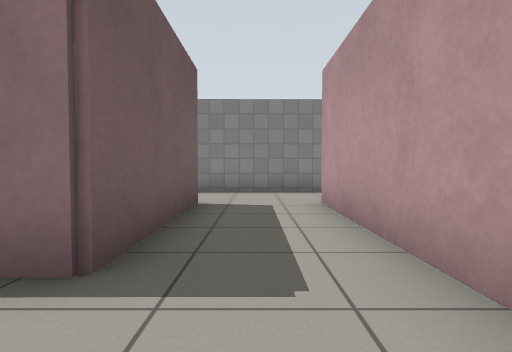
view 1 (above)

24 first-person views from a walk through a Gazebo world. The camera is 0.72 m above the floor, tilts 2° down and sees 80° across. The floor is counted in squares, 1 m on a side. Each view is taken from the middle of a square. On the plan, view 1 faces up. The plan holds only what a view shows up to about 10 squares ahead; the rest is blank. Gazebo's built-in surfaces are drawn with simple patterns.

view 2
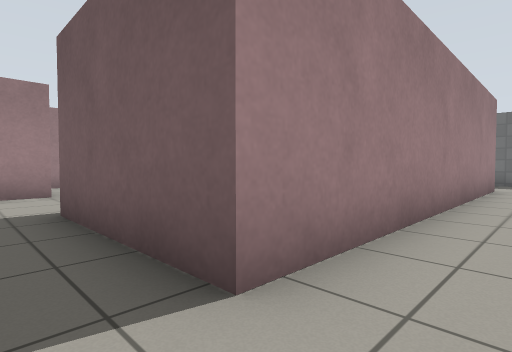

view 3
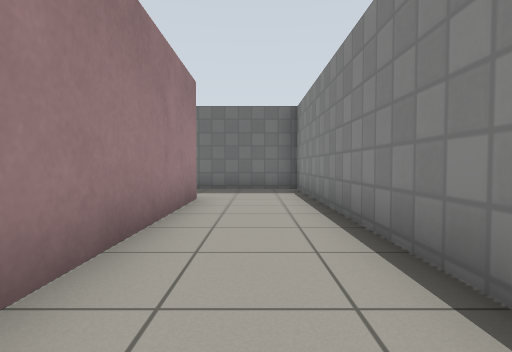

view 4
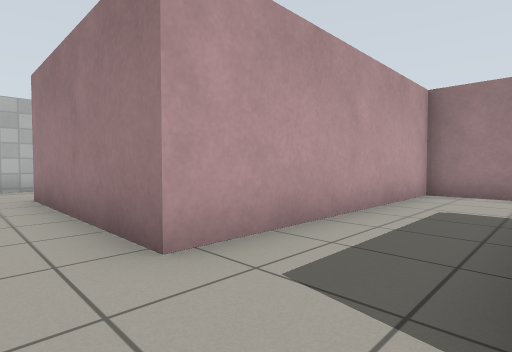

view 5
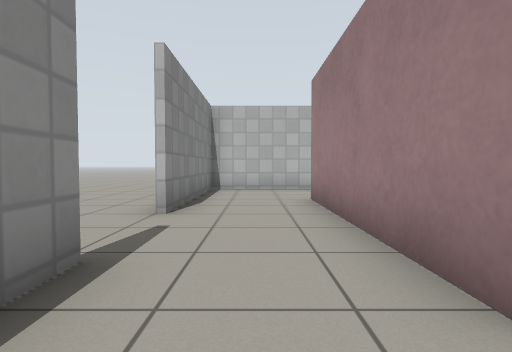

view 6
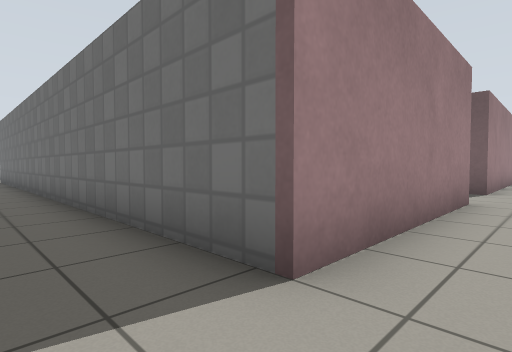

view 7
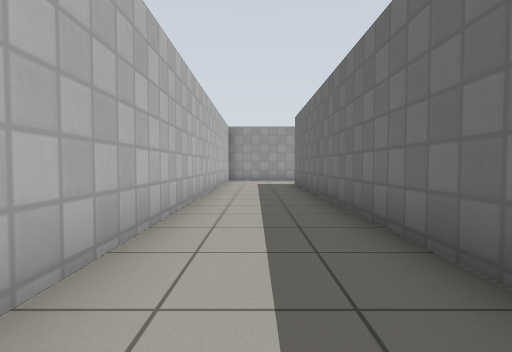

view 8
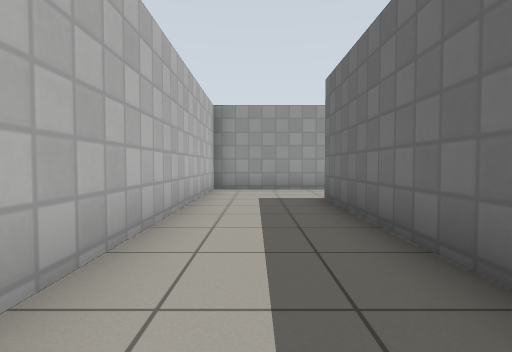

view 9
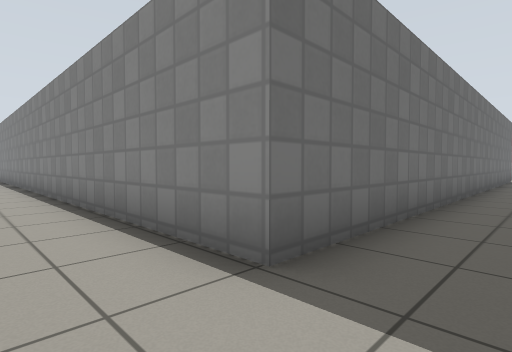

view 10
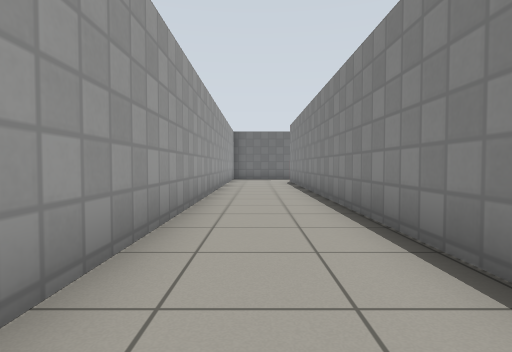

view 11
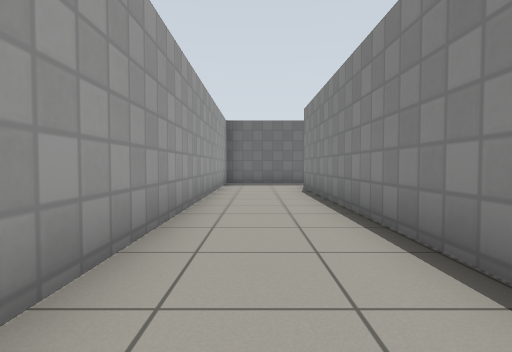

view 12
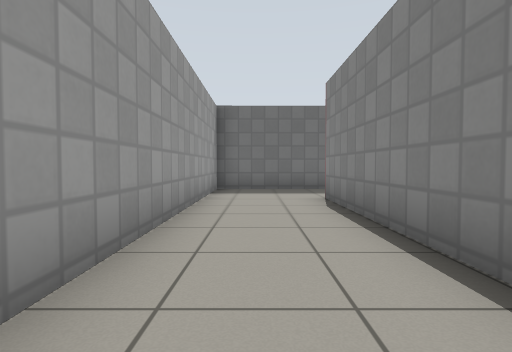

view 13
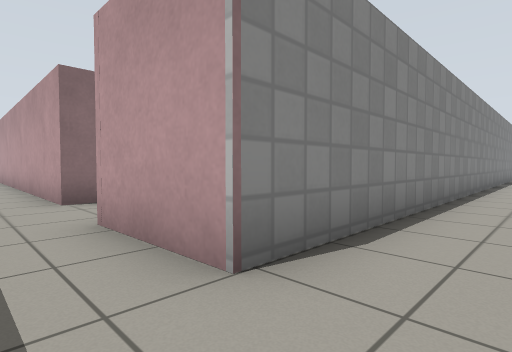

view 14
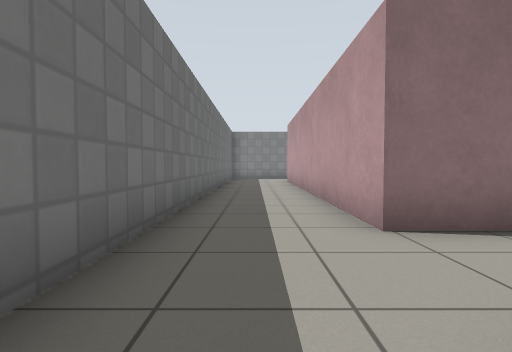

view 15
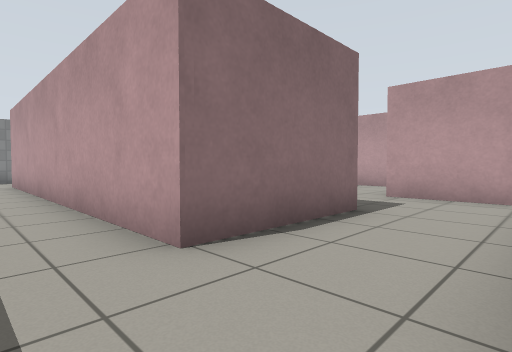

view 16
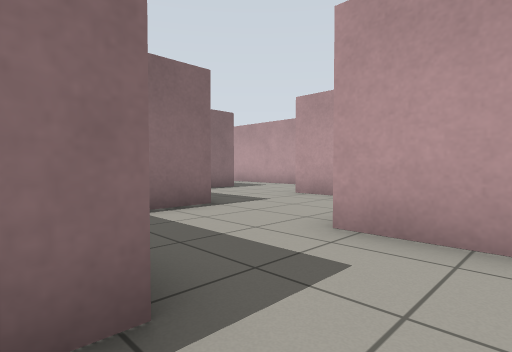

view 17
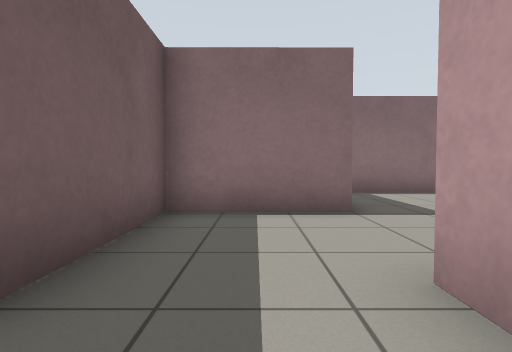

view 18
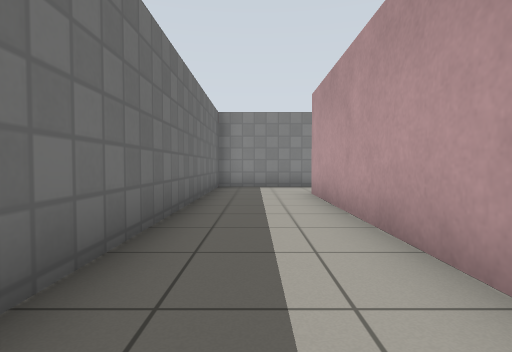

view 19
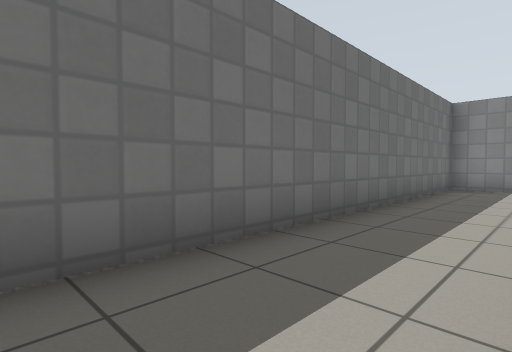

view 20
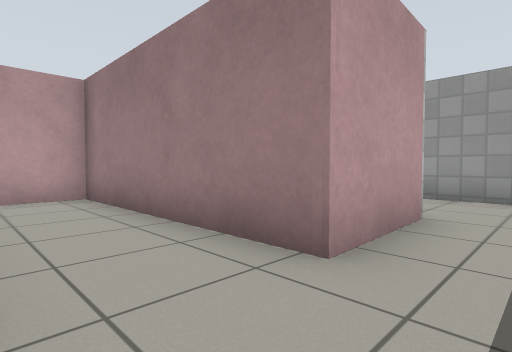

view 21
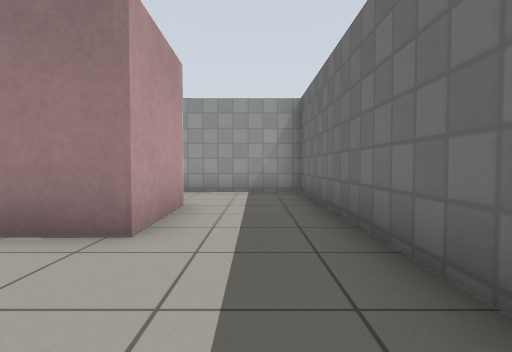

view 22
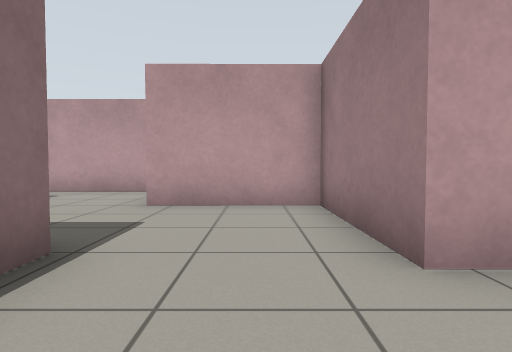

view 23
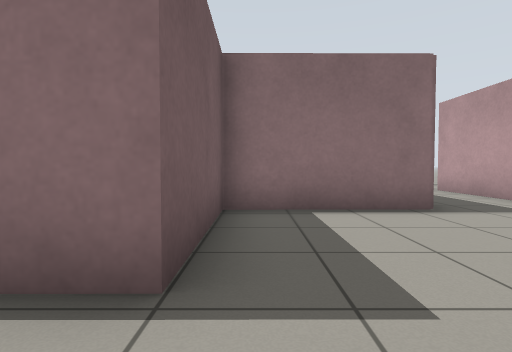

view 24
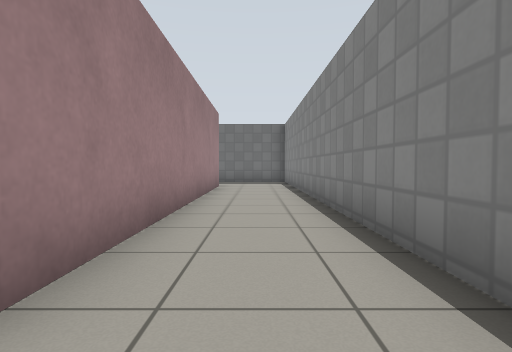

### Floor plan
Ten units are one square. View 1 is at (0, 0); x grows to the right and y downward. Boxes are objects, and circles mark ways between rooms. Rooms are numbered by the first view taken in them; rooms with no view inside come last. Other rooms are left out.
<svg viewBox="-138 -88 236 215">
<path fill="none" stroke="#000" d="M-45 13 -74 13 -74 47 -106 47 -106 -57 -11 -58 -11 -19 -45 -19 -45 13M46 -58 65 -58 66 94 -106 95 -106 70 -49 70 -49 42 -16 42 -16 11 13 10 12 -58 24 -58M23 -83 -133 -83 -132 122 17 121M59 121 93 121 92 -6M92 -52 92 -83 44 -83M24 -58 46 -58"/>
<circle cx="20" cy="-70" r="3" fill="#2a7"/>
<circle cx="55" cy="-70" r="3" fill="#2a7"/>
<text x="-30" y="20">1</text>
<text x="30" y="-80">2</text>
</svg>
Room 1 opens to room 2.

Where each view was taken, in squares from view 1:
view 1: 0 up, 0 right, facing up
view 2: 7 up, 0 right, facing down-left
view 3: 7 up, 4 left, facing left
view 4: 7 up, 1 left, facing down-right
view 5: 7 up, 0 right, facing right
view 6: 7 up, 8 right, facing down-left
view 7: 2 up, 8 right, facing down
view 8: 3 down, 8 right, facing down
view 9: 11 down, 8 right, facing up-left
view 10: 11 down, 3 right, facing left
view 11: 11 down, 1 left, facing left
view 12: 11 down, 4 left, facing left
view 13: 11 down, 12 left, facing up-right
view 14: 8 down, 12 left, facing up
view 15: 7 down, 12 left, facing up-right
view 16: 6 down, 8 left, facing up-right
view 17: 6 down, 6 left, facing up
view 18: 2 down, 12 left, facing up
view 19: 2 down, 11 left, facing up-left
view 20: 5 down, 12 left, facing down-right
view 21: 4 down, 12 left, facing down
view 22: 3 down, 7 left, facing right
view 23: 3 down, 4 left, facing up
view 24: 7 up, 0 right, facing left
